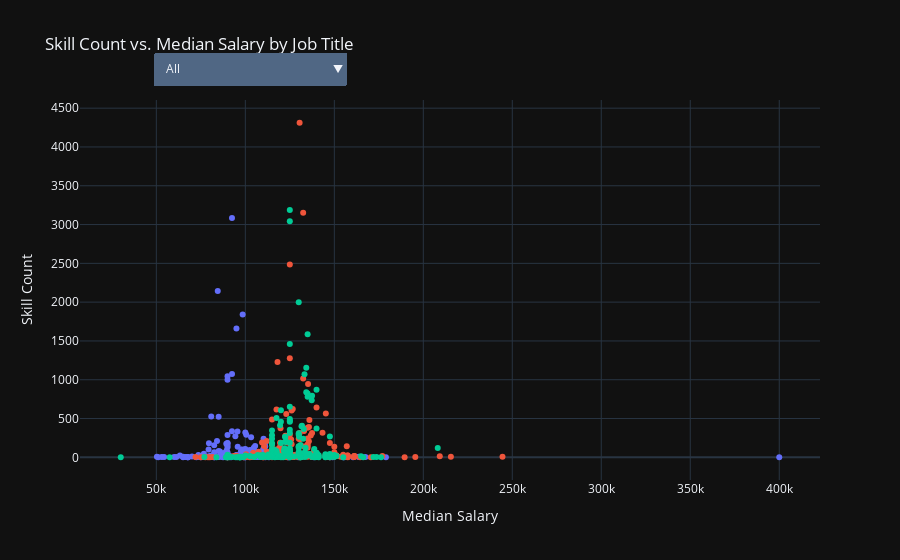

This figure's notebook cell:
### Code cell
import plotly.express as px


# Filter the dataframe to include only the three roles discussed
roles = ['Data Scientist', 'Data Analyst', 'Data Engineer']
df_filtered = df[df['job_title'].isin(roles)]

# Create the interactive scatter plot with a slicer for 'job_title'
fig = px.scatter(df_filtered, x='median_salary', y='salary_count',
                color='job_title',
                hover_data=['skill', 'job_title'],
                title='Skill Count vs. Median Salary by Job Title',
                labels={'median_salary': 'Median Salary', 'salary_count': 'Skill Count'},
                template='plotly_dark')

# Add a dropdown to filter by job title
job_titles = df['job_title'].unique()
fig.update_layout(
    updatemenus=[
        dict(
            buttons=list([
                dict(args=[{'visible': [True] * len(df_filtered)}],
                    label='All',
                    method='update'),
                *[dict(args=[{'visible': [job_title==jt for job_title in df_filtered['job_title']]}],
                    label=jt,
                    method='update') for jt in job_titles]
            ]),
            direction='down',
            pad={'r': 10, 't': 10},
            showactive=True,
            x=0.1,
            xanchor='left',
            y=1.15,
            yanchor='top'
        ),
    ],
    showlegend=False
)

# Show the plot
fig.show()

### Figure 1 — Plotly figure (JSON) as saved in the notebook; plotly's stock layout.template omitted (floating-point values rounded to 4 significant figures; data arrays with more than 128 entries replaced by an {"elided": "..."} marker saying what was removed)
{"data": [{"customdata": {"elided": "177x2 str values"}, "hovertemplate": "job_title=%{customdata[1]}<br>Median Salary=%{x}<br>Skill Count=%{y}<br>skill=%{customdata[0]}<extra></extra>", "legendgroup": "Data Analyst", "marker": {"color": "#636efa", "symbol": "circle"}, "mode": "markers", "name": "Data Analyst", "orientation": "v", "showlegend": true, "type": "scatter", "x": {"elided": "177 float values"}, "xaxis": "x", "y": {"elided": "177 int values"}, "yaxis": "y"}, {"customdata": {"elided": "190x2 str values"}, "hovertemplate": "job_title=%{customdata[1]}<br>Median Salary=%{x}<br>Skill Count=%{y}<br>skill=%{customdata[0]}<extra></extra>", "legendgroup": "Data Scientist", "marker": {"color": "#EF553B", "symbol": "circle"}, "mode": "markers", "name": "Data Scientist", "orientation": "v", "showlegend": true, "type": "scatter", "x": {"elided": "190 float values"}, "xaxis": "x", "y": {"elided": "190 int values"}, "yaxis": "y"}, {"customdata": {"elided": "192x2 str values"}, "hovertemplate": "job_title=%{customdata[1]}<br>Median Salary=%{x}<br>Skill Count=%{y}<br>skill=%{customdata[0]}<extra></extra>", "legendgroup": "Data Engineer", "marker": {"color": "#00cc96", "symbol": "circle"}, "mode": "markers", "name": "Data Engineer", "orientation": "v", "showlegend": true, "type": "scatter", "x": {"elided": "192 float values"}, "xaxis": "x", "y": {"elided": "192 int values"}, "yaxis": "y"}], "layout": {"legend": {"title": {"text": "job_title"}, "tracegroupgap": 0}, "showlegend": false, "title": {"text": "Skill Count vs. Median Salary by Job Title"}, "updatemenus": [{"buttons": [{"args": [{"visible": {"elided": "559 bool values"}}], "label": "All", "method": "update"}, {"args": [{"visible": {"elided": "559 bool values"}}], "label": "Data Analyst", "method": "update"}, {"args": [{"visible": {"elided": "559 bool values"}}], "label": "Senior Data Analyst", "method": "update"}, {"args": [{"visible": {"elided": "559 bool values"}}], "label": "Senior Data Engineer", "method": "update"}, {"args": [{"visible": {"elided": "559 bool values"}}], "label": "Data Scientist", "method": "update"}, {"args": [{"visible": {"elided": "559 bool values"}}], "label": "Cloud Engineer", "method": "update"}, {"args": [{"visible": {"elided": "559 bool values"}}], "label": "Business Analyst", "method": "update"}, {"args": [{"visible": {"elided": "559 bool values"}}], "label": "Machine Learning Engineer", "method": "update"}, {"args": [{"visible": {"elided": "559 bool values"}}], "label": "Data Engineer", "method": "update"}, {"args": [{"visible": {"elided": "559 bool values"}}], "label": "Software Engineer", "method": "update"}, {"args": [{"visible": {"elided": "559 bool values"}}], "label": "Senior Data Scientist", "method": "update"}], "direction": "down", "pad": {"r": 10, "t": 10}, "showactive": true, "x": 0.1, "xanchor": "left", "y": 1.15, "yanchor": "top"}], "xaxis": {"anchor": "y", "domain": [0, 1], "title": {"text": "Median Salary"}}, "yaxis": {"anchor": "x", "domain": [0, 1], "title": {"text": "Skill Count"}}}}
